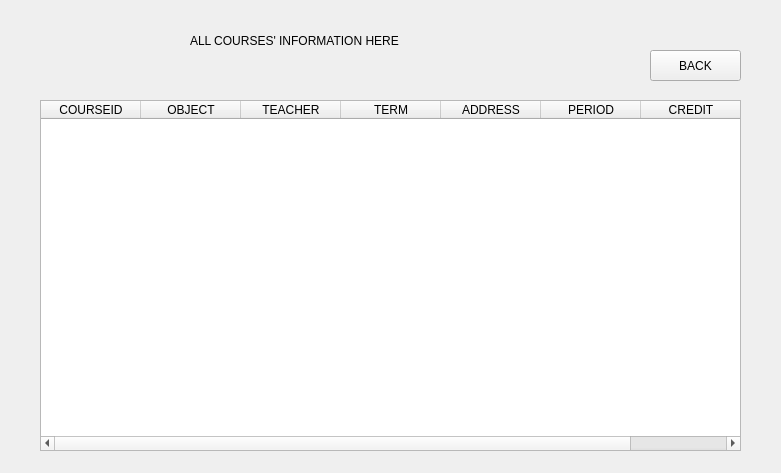
<?xml version="1.0" encoding="UTF-8"?>
<ui version="4.0">
 <class>allcourse</class>
 <widget class="QWidget" name="allcourse">
  <property name="geometry">
   <rect>
    <x>0</x>
    <y>0</y>
    <width>781</width>
    <height>473</height>
   </rect>
  </property>
  <property name="windowTitle">
   <string>Form</string>
  </property>
  <widget class="QTableWidget" name="tableWidget">
   <property name="geometry">
    <rect>
     <x>40</x>
     <y>100</y>
     <width>701</width>
     <height>351</height>
    </rect>
   </property>
   <column>
    <property name="text">
     <string>COURSEID</string>
    </property>
   </column>
   <column>
    <property name="text">
     <string>OBJECT</string>
    </property>
   </column>
   <column>
    <property name="text">
     <string>TEACHER</string>
    </property>
   </column>
   <column>
    <property name="text">
     <string>TERM</string>
    </property>
   </column>
   <column>
    <property name="text">
     <string>ADDRESS</string>
    </property>
   </column>
   <column>
    <property name="text">
     <string>PERIOD</string>
    </property>
   </column>
   <column>
    <property name="text">
     <string>CREDIT</string>
    </property>
   </column>
  </widget>
  <widget class="QPushButton" name="back">
   <property name="geometry">
    <rect>
     <x>650</x>
     <y>50</y>
     <width>91</width>
     <height>31</height>
    </rect>
   </property>
   <property name="text">
    <string>BACK</string>
   </property>
  </widget>
  <widget class="QLabel" name="label">
   <property name="geometry">
    <rect>
     <x>190</x>
     <y>20</y>
     <width>391</width>
     <height>41</height>
    </rect>
   </property>
   <property name="styleSheet">
    <string notr="true">font: 75 18pt &quot;Consolas&quot;;</string>
   </property>
   <property name="text">
    <string>ALL COURSES' INFORMATION HERE</string>
   </property>
  </widget>
 </widget>
 <resources/>
 <connections/>
</ui>
